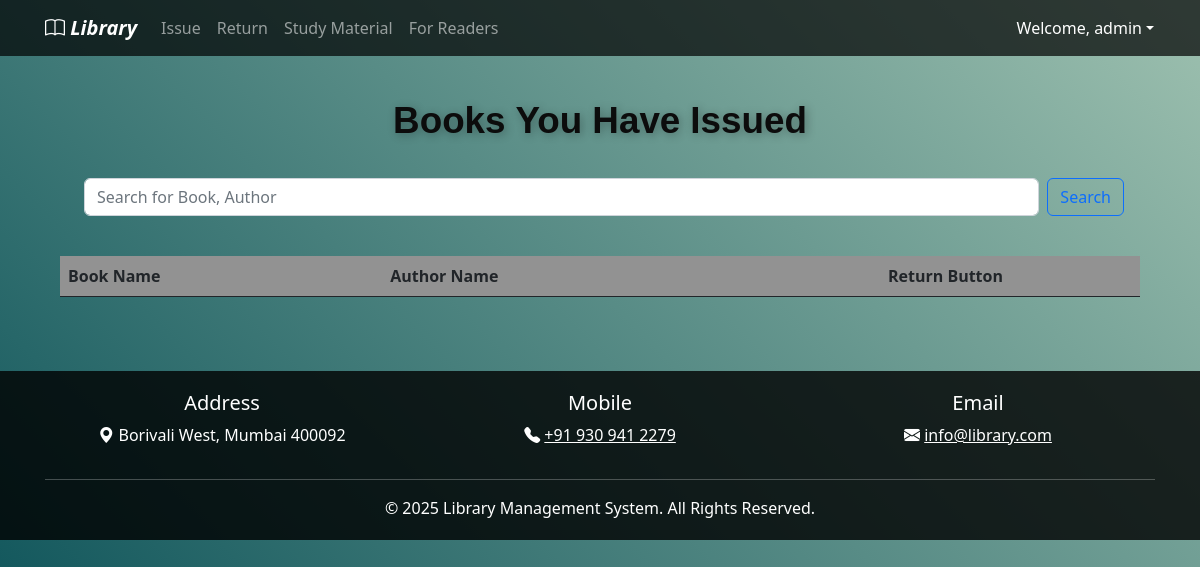
The app's page /return_item (signed in), older data.
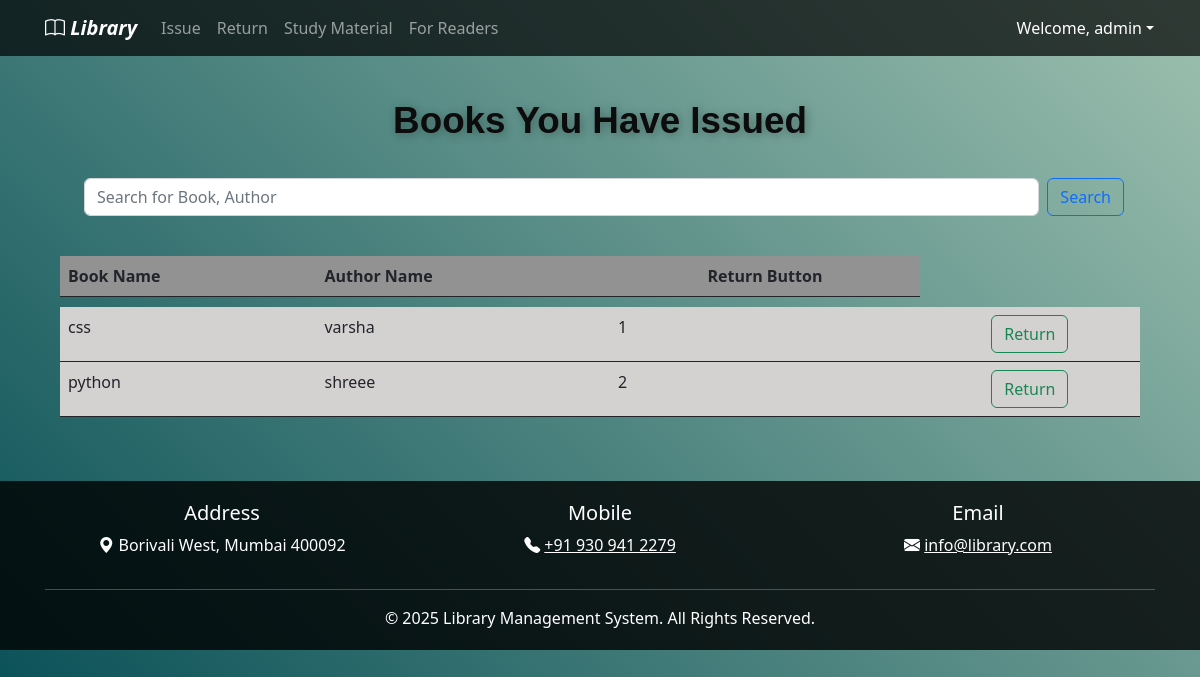
The same page, newer data.
### elibrary_app/models.py (models this page shows, shortened)
class Book(models.Model):
    book_name = models.CharField(max_length=150)
    author_name = models.CharField(max_length=200)
    quantity = models.IntegerField(default=1)
    subject = models.CharField(max_length=2000)
    book_add_time = models.DateTimeField(default=timezone.now)  # Changed to DateTimeField for both date and time
    book_add_date = models.DateField(default=date.today)
    class Meta:
        constraints = [
            models.UniqueConstraint(fields=["book_name", "author_name"], name="unique_book_author")  # Replaced unique_together with UniqueConstraint
        ]

### elibrary_app/views.py (the view, shortened to what this page needs)
# urls.py: path("return_item", views.return_item, name="return_item"),  # Return item page
@login_required(login_url=reverse_lazy("login"))
def return_item(request):
    my_items = IssuedItem.objects.filter(user_id=request.user, return_date__isnull=True).values_list("book_id")
    books = Book.objects.filter(id__in=my_items)
    return render(request, "return_item.html", {"books": books})

### elibrary_app/templates/return_item.html (shortened to what this page needs)
{% extends 'base.html' %}
{% load static %}
{% block content %}
<center>
<div class="container mt-4">
    <div class="col-md-12">
        <div class="library-title">
            <span class="word">Books</span>
            <span class="word">You</span>
            <span class="word">Have</span>
            <span class="word">Issued</span>
        </div>
    </div>
</div>
    <div class="input-group container">
        <form class="d-flex search-form w-100 mx-3" method="get" action="/searchproductreturn/">
            <input type="search" name="q" class="form-control search-input mx-2" placeholder="Search for Book, Author">
            <button class="btn btn-outline-primary" type="submit">Search</button>
          </form>
    </div>
</center>
<div class="container">
<br>
   <table class="table" style="border: none;">
      <thead class="thead-dark">
        <tr style="background-color: rgb(146, 146, 146);">
            <th scope="col">Book Name</th>
            <th scope="col">Author Name</th>
            <th scope="col" class="text-center">Return Button</th>
         </tr>
      </thead>
      <tr style="height: 10px;"></tr>
      <tbody id="table_data">
         {% for book in books %}
         <tr style="background-color: rgb(212, 209, 209);">
            <td>{{ book.book_name }}</td>
            <td>{{ book.author_name }}</td>
            <td>{{book.id}}</td>
            <td class="text-center">
                <button type="button" class="btn btn-outline-success" data-bs-toggle="modal" data-bs-target="#exampleModal">
                    Return
                </button>
            </td>
         </tr>
         {% endfor %}
      </tbody>
   </table>
</div>
{% endblock %}

Row changes from the older to the newer data that the page shows:
now on this page (row edited): Book: book_name "css", author_name "varsha", id "1"
now on this page (row edited): Book: book_name "python", author_name "shreee", id "2"
